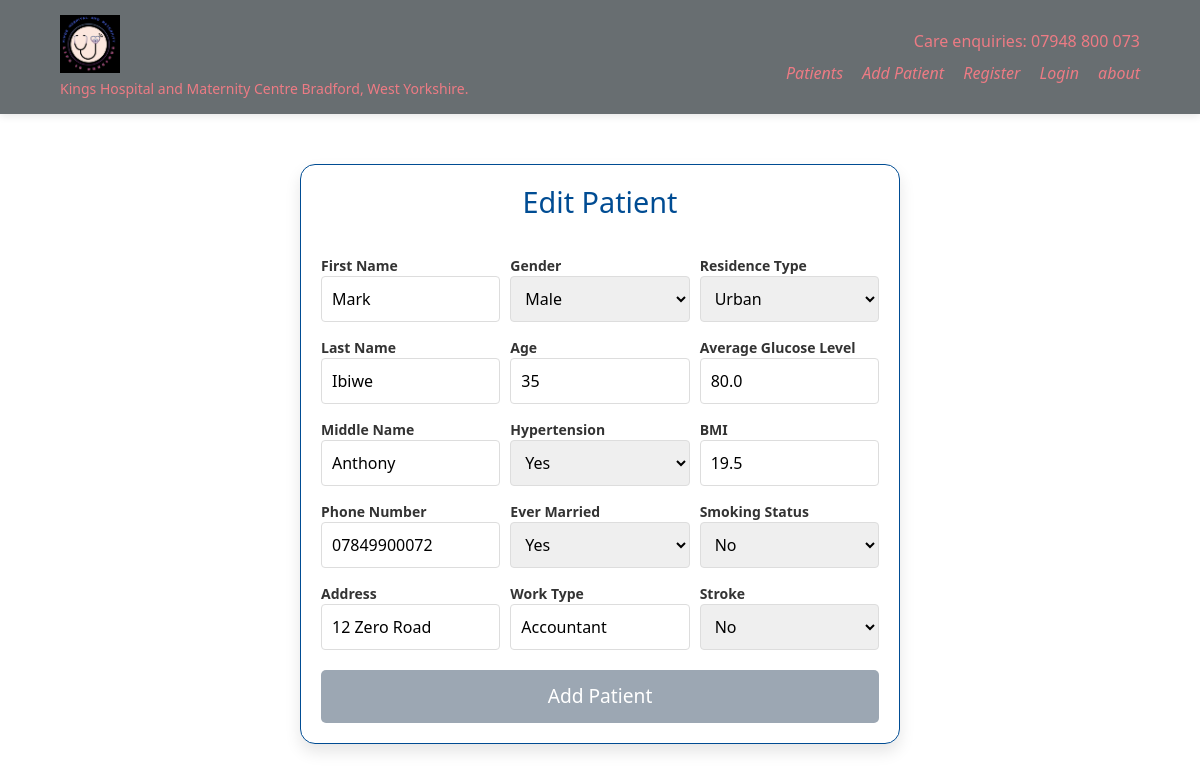
/patient/1, run on the app's committed database.
### myapp/models.py (models this page shows, shortened)
class Patient(db.Model):
    id = db.Column(db.Integer, primary_key=True)
    first_name = db.Column(db.String(50), nullable=False)
    last_name = db.Column(db.String(50), nullable=False)
    middle_name = db.Column(db.String(50), nullable=True)
    phone_number = db.Column(db.String(15), nullable=False)
    address = db.Column(db.String(100), nullable=False)
    gender = db.Column(db.String(6), nullable=False)  # "Male", "Female", or "Other"
    age = db.Column(db.Integer, nullable=False)
    hypertension = db.Column(db.Integer, nullable=False)  # 0 or 1
    ever_married = db.Column(db.String(3), nullable=False)  # "No" or "Yes"
    work_type = db.Column(db.String(20), nullable=False)  # Various work types
    residence_type = db.Column(db.String(5), nullable=False)  # "Rural" or "Urban"
    avg_glucose_level = db.Column(db.Float, nullable=False)
    bmi = db.Column(db.Float, nullable=False)
    smoking_status = db.Column(db.String(20), nullable=False)  # Smoking status
    stroke = db.Column(db.Integer, nullable=False)  # 0 or 1

### myapp/routes.py (the view)
@app.route('/patient/<int:id>', methods=["POST", "GET"])
def patient_edit(id):
    patient = Patient.query.get_or_404(id)
    form = Editpatient(obj=patient)  # Pre-fills form fields with patient data
    if form.validate_on_submit():  # Only triggers on POST with valid data
        form.populate_obj(patient)  # Assigns form data to patient fields directly
        db.session.commit()
        flash('Patient updated successfully', 'success')
        return redirect(url_for('patient', id=patient.id))
    elif form.errors:  # This triggers if POST fails validation
        flash('There was an error in updating the patient', 'danger')
        for err_msgs in form.errors.values():
            for err in err_msgs:
                flash(err, 'danger')
    return render_template('edit_patient.html', form=form)

### myapp/templates/edit_patient.html (shortened to what this page needs)
{% extends 'layout.html' %}
{% block content %}
<div class="container form-container">
    <form method="POST">
        <h1>Edit Patient</h1>
        <div class="form-wrapper">
            <div class="form-left">
                <div class="form-group">
                    {{ form.first_name.label() }}
                    {{ form.first_name(class="")}}
                </div>
                <div class="form-group">
                    {{ form.last_name.label() }}
                    {{ form.last_name(class="") }}
                </div>
                <div class="form-group">
                    {{ form.middle_name.label() }}
                    {{ form.middle_name(class="") }}
                </div>
                <div class="form-group">
                    {{ form.phone_number.label() }}
                    {{ form.phone_number(class="") }}
                </div>
                <div class="form-group">
                    {{ form.address.label() }}
                    {{ form.address(class="") }}
                </div>
            </div>
            <div class="form-center">
                <div class="form-group">
                    {{ form.gender.label() }}
                    {{ form.gender(class="") }}
                </div>
                <div class="form-group ">
                    {{ form.age.label() }}
                    {{ form.age(class="", placeholder="Age") }}
                </div>
                <div class="form-group">
                    {{ form.hypertension.label() }}
                    {{ form.hypertension(class="") }}
                </div>
                <div class="form-group">
                    {{ form.ever_married.label() }}
                    {{ form.ever_married(class="") }}
                </div>
                <div class="form-group">
                    {{ form.work_type.label() }}
                    {{ form.work_type(class="") }}
                </div>
            </div>
            <div class="form-right">
                <div class="form-group">
                    {{ form.residence_type.label() }}
                    {{ form.residence_type(class="") }}
                </div>
                <div class="form-group">
                    {{ form.avg_glucose_level.label() }}
                    {{ form.avg_glucose_level(class="", placeholder="Average Glucose Level") }}
                </div>
                <div class="form-group">
                    {{ form.bmi.label() }}
                    {{ form.bmi(class="", placeholder="BMI") }}
                </div>
                <div class="form-group">
                    {{ form.smoking_status.label() }}
                    {{ form.smoking_status(class="") }}
                </div>
                <div class="form-group">
                    {{ form.stroke.label() }}
                    {{ form.stroke(class="") }}
                </div>
            </div>
        </div>
        <button class="submit-button" type="submit">Add Patient</button>
    </form>
</div>
{% endblock %}

### myapp/static/style.css (style rules this page uses)
* { margin:0; padding:0; box-sizing:border-box; }
.form-container { display: flex; align-items: center; justify-content: center; height: calc(100vh - 120px); }
.form-container form { border:1px solid #004c93; max-width: 600px; padding: 20px; border-radius: 15px; box-shadow: 0 8px 16px rgba(0, 0, 0, 0.1); transition: transform 0.3s ease, box-shadow 0.3s ease; animation: fadeInUp 1s ease; }
.form-left { flex:1; width:100%; }
.form-center { flex:1; width:100%; }
.form-right { flex:1; width:100%; }
form h1 { text-align: center; font-size: 1.8em; margin-bottom: 20px; color: #004c93; animation: zoomIn 0.5s ease; }
.form-wrapper { display: flex; gap: 10px; align-items:center; justify-content:center; }
label { display: block; font-weight: bold; margin-top: 15px; color: #333; transition: color 0.3s ease; font-size: 14px; }
input[type='number'], input[type='text'], select, input[type='radio'] { width: 100%; padding: 10px; border: 1px solid #ddd; border-radius: 4px; transition: border-color 0.3s ease; outline:none; }
.submit-button { width: 100%; padding: 12px; background-color: #9ca7b3; color: white; border: none; border-radius: 5px; cursor: pointer; font-size: 1.2rem; transition: background-color 0.3s ease, transform 0.3s ease; margin-top: 20px; }

### data on the page
Patient: first_name "Mark", last_name "Ibiwe", middle_name "Anthony", phone_number "07849900072", address "12 Zero Road", gender "Male", age "35", hypertension "Yes", ever_married "Yes", work_type "Accountant", residence_type "Urban", avg_glucose_level "80.0", bmi "19.5", smoking_status "No", stroke "No"
